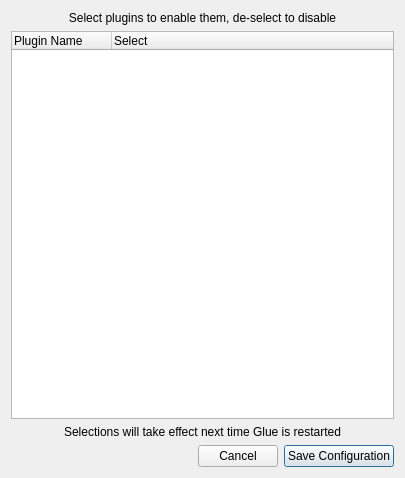
<?xml version="1.0" encoding="UTF-8"?>
<ui version="4.0">
 <class>Dialog</class>
 <widget class="QDialog" name="Dialog">
  <property name="geometry">
   <rect>
    <x>0</x>
    <y>0</y>
    <width>405</width>
    <height>478</height>
   </rect>
  </property>
  <property name="windowTitle">
   <string>Plugin Manager</string>
  </property>
  <property name="sizeGripEnabled">
   <bool>false</bool>
  </property>
  <layout class="QHBoxLayout" name="horizontalLayout_5">
   <item>
    <layout class="QVBoxLayout" name="verticalLayout">
     <item>
      <widget class="QLabel" name="label_3">
       <property name="text">
        <string>Select plugins to enable them, de-select to disable</string>
       </property>
       <property name="alignment">
        <set>Qt::AlignCenter</set>
       </property>
      </widget>
     </item>
     <item>
      <layout class="QGridLayout" name="gridLayout">
       <item row="0" column="0">
        <widget class="QTreeWidget" name="tree">
         <property name="horizontalScrollBarPolicy">
          <enum>Qt::ScrollBarAlwaysOff</enum>
         </property>
         <property name="alternatingRowColors">
          <bool>true</bool>
         </property>
         <property name="uniformRowHeights">
          <bool>true</bool>
         </property>
         <property name="itemsExpandable">
          <bool>true</bool>
         </property>
         <column>
          <property name="text">
           <string>Plugin Name</string>
          </property>
         </column>
         <column>
          <property name="text">
           <string>Select</string>
          </property>
         </column>
        </widget>
       </item>
      </layout>
     </item>
     <item>
      <widget class="QLabel" name="label">
       <property name="text">
        <string>Selections will take effect next time Glue is restarted</string>
       </property>
       <property name="alignment">
        <set>Qt::AlignCenter</set>
       </property>
      </widget>
     </item>
     <item>
      <layout class="QHBoxLayout" name="horizontalLayout_4">
       <item>
        <spacer name="horizontalSpacer">
         <property name="orientation">
          <enum>Qt::Horizontal</enum>
         </property>
         <property name="sizeHint" stdset="0">
          <size>
           <width>40</width>
           <height>20</height>
          </size>
         </property>
        </spacer>
       </item>
       <item>
        <widget class="QPushButton" name="cancel">
         <property name="text">
          <string>Cancel</string>
         </property>
        </widget>
       </item>
       <item>
        <widget class="QPushButton" name="confirm">
         <property name="text">
          <string>Save Configuration</string>
         </property>
         <property name="default">
          <bool>true</bool>
         </property>
         <property name="flat">
          <bool>false</bool>
         </property>
        </widget>
       </item>
      </layout>
     </item>
    </layout>
   </item>
  </layout>
 </widget>
 <resources/>
 <connections/>
</ui>
